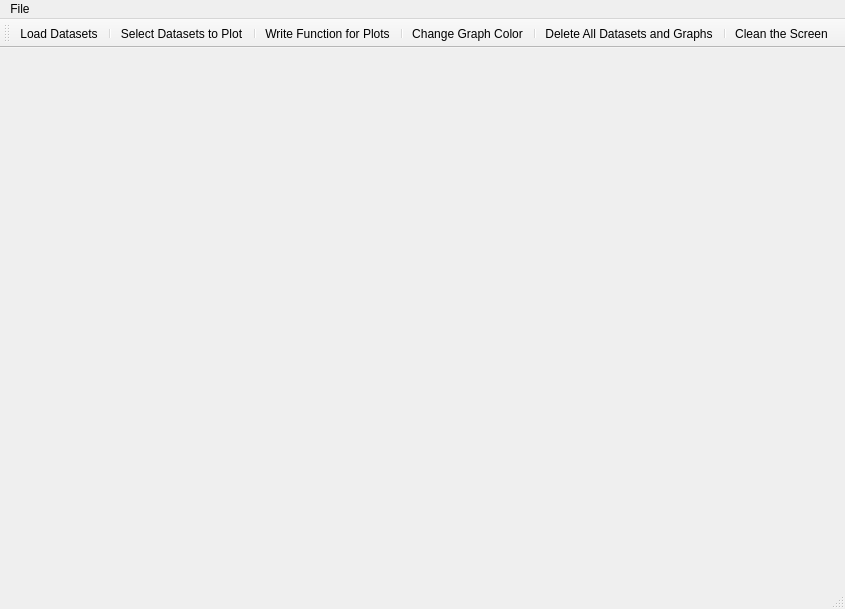
<?xml version="1.0" encoding="UTF-8"?>
<ui version="4.0">
 <class>DataProcessApp</class>
 <widget class="QMainWindow" name="DataProcessApp">
  <property name="geometry">
   <rect>
    <x>0</x>
    <y>0</y>
    <width>845</width>
    <height>609</height>
   </rect>
  </property>
  <property name="windowTitle">
   <string>Data Visualization GUI Application</string>
  </property>
  <widget class="QWidget" name="centralwidget">
   <widget class="QCustomPlot" name="customPlot" native="true">
    <property name="geometry">
     <rect>
      <x>90</x>
      <y>60</y>
      <width>601</width>
      <height>401</height>
     </rect>
    </property>
   </widget>
  </widget>
  <widget class="QMenuBar" name="menubar">
   <property name="geometry">
    <rect>
     <x>0</x>
     <y>0</y>
     <width>845</width>
     <height>22</height>
    </rect>
   </property>
   <widget class="QMenu" name="menuLoad">
    <property name="title">
     <string>File</string>
    </property>
    <addaction name="actionLoad_Datasets"/>
    <addaction name="separator"/>
    <addaction name="actionSelect_Datasets_to_Plot"/>
    <addaction name="separator"/>
    <addaction name="actionWrite_Function_for_Plots"/>
    <addaction name="separator"/>
    <addaction name="actionChange_Graph_Color"/>
    <addaction name="separator"/>
    <addaction name="actionDelete_All_Datasets_and_Graphs"/>
    <addaction name="separator"/>
    <addaction name="actionRemove_the_Function_Graph"/>
    <addaction name="separator"/>
    <addaction name="actionClean_the_Screen"/>
   </widget>
   <addaction name="menuLoad"/>
  </widget>
  <widget class="QStatusBar" name="statusbar"/>
  <widget class="QToolBar" name="toolBar">
   <property name="windowTitle">
    <string>toolBar</string>
   </property>
   <attribute name="toolBarArea">
    <enum>TopToolBarArea</enum>
   </attribute>
   <attribute name="toolBarBreak">
    <bool>false</bool>
   </attribute>
   <addaction name="actionLoad_Datasets"/>
   <addaction name="separator"/>
   <addaction name="actionSelect_Datasets_to_Plot"/>
   <addaction name="separator"/>
   <addaction name="actionWrite_Function_for_Plots"/>
   <addaction name="separator"/>
   <addaction name="actionChange_Graph_Color"/>
   <addaction name="separator"/>
   <addaction name="actionDelete_All_Datasets_and_Graphs"/>
   <addaction name="separator"/>
   <addaction name="actionClean_the_Screen"/>
  </widget>
  <action name="actionLoad_Datasets">
   <property name="text">
    <string>Load Datasets</string>
   </property>
   <property name="toolTip">
    <string>Load Dataset</string>
   </property>
  </action>
  <action name="actionSelect_Datasets_to_Plot">
   <property name="text">
    <string>Select Datasets to Plot</string>
   </property>
  </action>
  <action name="actionWrite_Function_for_Plots">
   <property name="text">
    <string>Write Function for Plots</string>
   </property>
  </action>
  <action name="actionChange_Graph_Color">
   <property name="text">
    <string>Change Graph Color</string>
   </property>
  </action>
  <action name="actionDelete_All_Datasets_and_Graphs">
   <property name="text">
    <string>Delete All Datasets and Graphs</string>
   </property>
   <property name="toolTip">
    <string>Delete All Datasets and Graphs</string>
   </property>
  </action>
  <action name="actionRemove_the_Function_Graph">
   <property name="text">
    <string>Remove the Function Graph</string>
   </property>
  </action>
  <action name="actionClean_the_Screen">
   <property name="text">
    <string>Clean the Screen</string>
   </property>
  </action>
 </widget>
 <customwidgets>
  <customwidget>
   <class>QCustomPlot</class>
   <extends>QWidget</extends>
   <header location="global">qcustomplot.h</header>
   <container>1</container>
  </customwidget>
 </customwidgets>
 <resources/>
 <connections/>
</ui>
